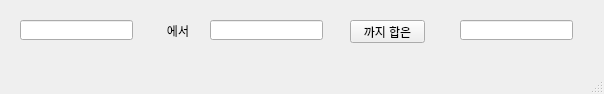
<?xml version="1.0" encoding="UTF-8"?>
<ui version="4.0">
 <class>MainWindow</class>
 <widget class="QMainWindow" name="MainWindow">
  <property name="geometry">
   <rect>
    <x>0</x>
    <y>0</y>
    <width>604</width>
    <height>94</height>
   </rect>
  </property>
  <property name="windowTitle">
   <string>MainWindow</string>
  </property>
  <widget class="QWidget" name="centralwidget">
   <widget class="QLineEdit" name="le1">
    <property name="geometry">
     <rect>
      <x>20</x>
      <y>20</y>
      <width>113</width>
      <height>20</height>
     </rect>
    </property>
   </widget>
   <widget class="QLineEdit" name="le2">
    <property name="geometry">
     <rect>
      <x>210</x>
      <y>20</y>
      <width>113</width>
      <height>20</height>
     </rect>
    </property>
   </widget>
   <widget class="QLineEdit" name="le3">
    <property name="geometry">
     <rect>
      <x>460</x>
      <y>20</y>
      <width>113</width>
      <height>20</height>
     </rect>
    </property>
   </widget>
   <widget class="QLabel" name="lbl">
    <property name="geometry">
     <rect>
      <x>150</x>
      <y>20</y>
      <width>56</width>
      <height>21</height>
     </rect>
    </property>
    <property name="text">
     <string>에서</string>
    </property>
    <property name="alignment">
     <set>Qt::AlignCenter</set>
    </property>
   </widget>
   <widget class="QPushButton" name="pb">
    <property name="geometry">
     <rect>
      <x>350</x>
      <y>20</y>
      <width>75</width>
      <height>23</height>
     </rect>
    </property>
    <property name="text">
     <string>까지 합은</string>
    </property>
   </widget>
  </widget>
  <widget class="QMenuBar" name="menubar">
   <property name="geometry">
    <rect>
     <x>0</x>
     <y>0</y>
     <width>604</width>
     <height>21</height>
    </rect>
   </property>
  </widget>
  <widget class="QStatusBar" name="statusbar"/>
 </widget>
 <resources/>
 <connections/>
</ui>
